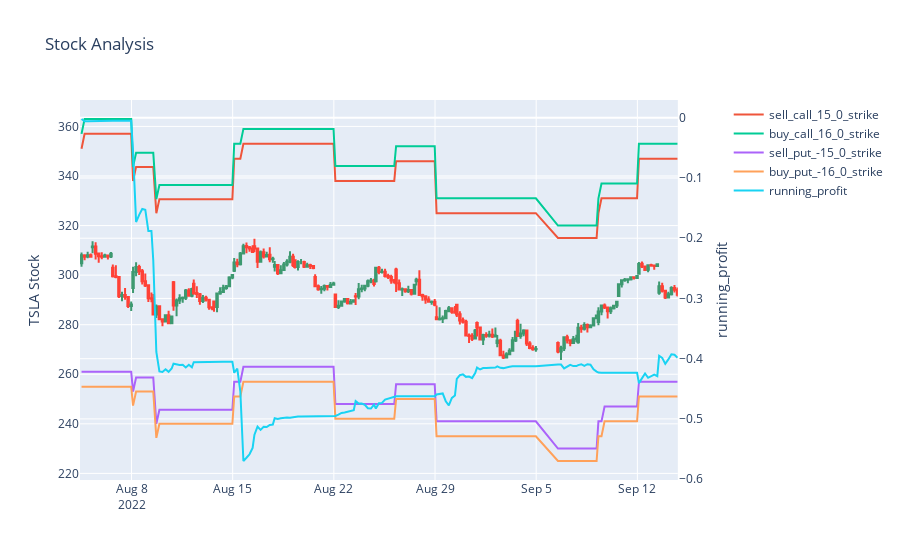
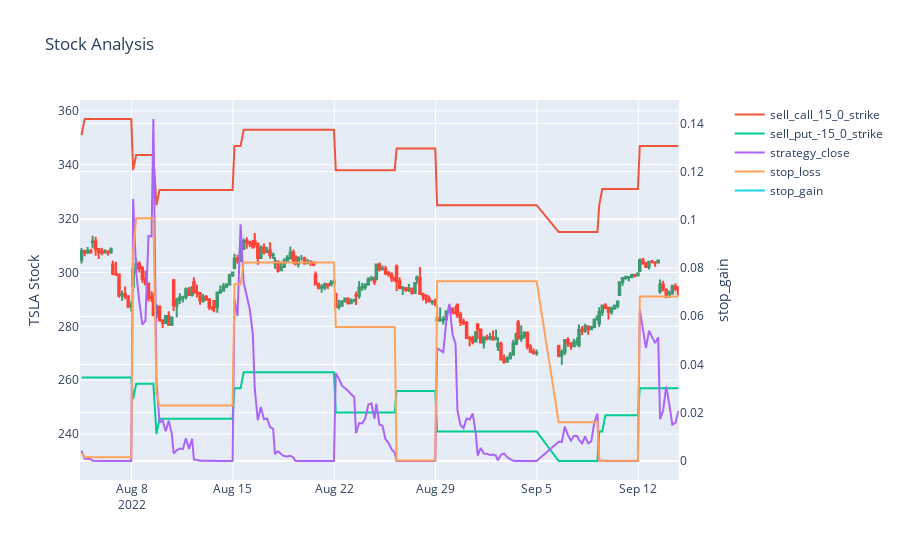

The notebook cell saved with these charts, in order:
### Code cell
ic = IC_sim(stop_loss=50)

### Figure 1 — Plotly figure (JSON) as saved in the notebook; plotly's stock layout.template omitted (floating-point values rounded to 4 significant figures; data arrays with more than 128 entries replaced by an {"elided": "..."} marker saying what was removed)
{"data": [{"close": {"elided": "200 float values"}, "high": {"elided": "200 float values"}, "low": {"elided": "200 float values"}, "open": {"elided": "200 float values"}, "showlegend": false, "type": "candlestick", "x": {"elided": "200 str values"}, "xaxis": "x", "yaxis": "y"}, {"name": "sell_call_15_0_strike", "type": "scatter", "x": {"elided": "200 str values"}, "y": {"elided": "200 float values"}}, {"name": "buy_call_16_0_strike", "type": "scatter", "x": {"elided": "200 str values"}, "y": {"elided": "200 float values"}}, {"name": "sell_put_-15_0_strike", "type": "scatter", "x": {"elided": "200 str values"}, "y": {"elided": "200 float values"}}, {"name": "buy_put_-16_0_strike", "type": "scatter", "x": {"elided": "200 str values"}, "y": {"elided": "200 float values"}}, {"name": "running_profit", "type": "scatter", "x": {"elided": "200 str values"}, "xaxis": "x", "y": {"elided": "200 float values"}, "yaxis": "y2"}], "layout": {"title": {"text": "Stock Analysis"}, "xaxis": {"anchor": "y", "domain": [0, 0.94], "rangebreaks": [{"bounds": ["sat", "mon"]}, {"bounds": [16.1, 9.5], "pattern": "hour"}], "rangeslider": {"visible": false}}, "yaxis": {"anchor": "x", "domain": [0, 1], "title": {"text": "TSLA Stock"}}, "yaxis2": {"anchor": "x", "overlaying": "y", "side": "right", "title": {"text": "running_profit"}}}}

### Figure 2 — Plotly figure (JSON) as saved in the notebook; plotly's stock layout.template omitted (floating-point values rounded to 4 significant figures; data arrays with more than 128 entries replaced by an {"elided": "..."} marker saying what was removed)
{"data": [{"close": {"elided": "200 float values"}, "high": {"elided": "200 float values"}, "low": {"elided": "200 float values"}, "open": {"elided": "200 float values"}, "showlegend": false, "type": "candlestick", "x": {"elided": "200 str values"}, "xaxis": "x", "yaxis": "y"}, {"name": "sell_call_15_0_strike", "type": "scatter", "x": {"elided": "200 str values"}, "y": {"elided": "200 float values"}}, {"name": "sell_put_-15_0_strike", "type": "scatter", "x": {"elided": "200 str values"}, "y": {"elided": "200 float values"}}, {"name": "strategy_close", "type": "scatter", "x": {"elided": "200 str values"}, "xaxis": "x", "y": {"elided": "200 float values"}, "yaxis": "y2"}, {"name": "stop_loss", "type": "scatter", "x": {"elided": "200 str values"}, "xaxis": "x", "y": {"elided": "200 float values"}, "yaxis": "y2"}, {"name": "stop_gain", "type": "scatter", "x": {"elided": "200 str values"}, "xaxis": "x", "y": {"elided": "200 null values"}, "yaxis": "y2"}], "layout": {"title": {"text": "Stock Analysis"}, "xaxis": {"anchor": "y", "domain": [0, 0.94], "rangebreaks": [{"bounds": ["sat", "mon"]}, {"bounds": [16.1, 9.5], "pattern": "hour"}], "rangeslider": {"visible": false}}, "yaxis": {"anchor": "x", "domain": [0, 1], "title": {"text": "TSLA Stock"}}, "yaxis2": {"anchor": "x", "overlaying": "y", "side": "right", "title": {"text": "stop_gain"}}}}
